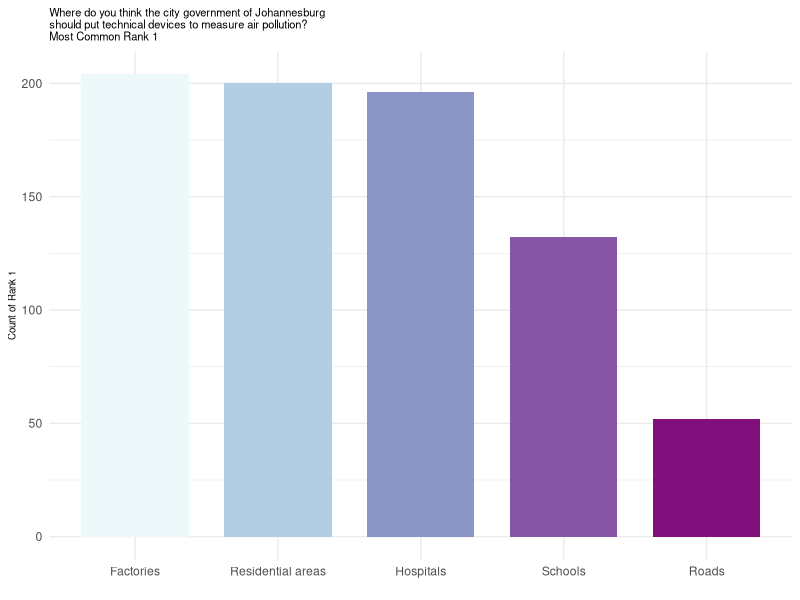
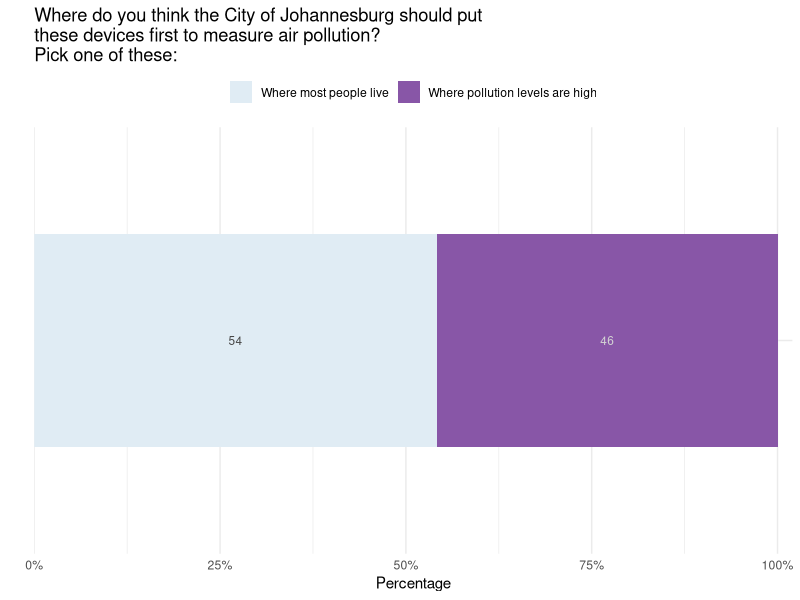
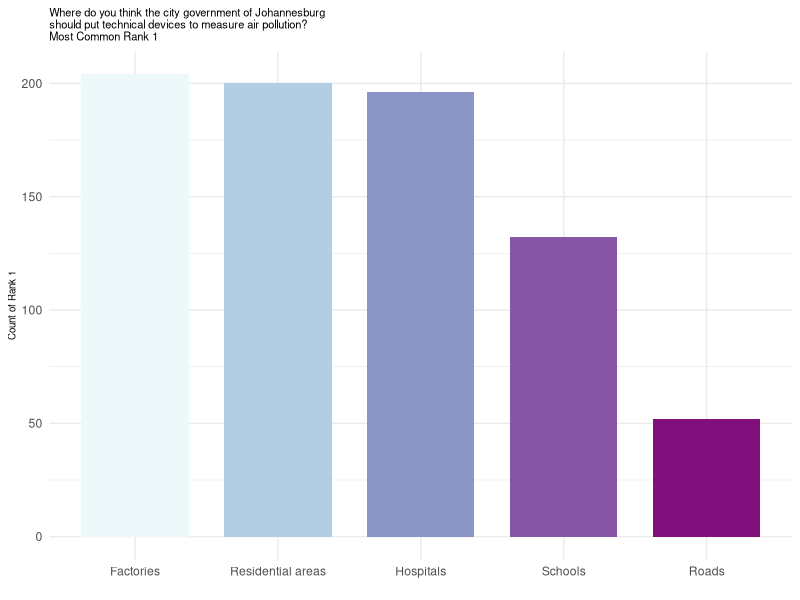
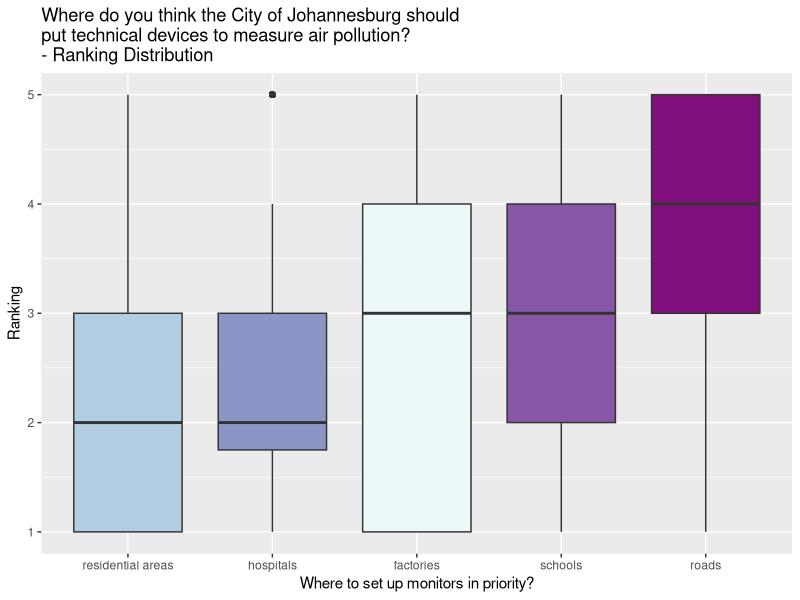
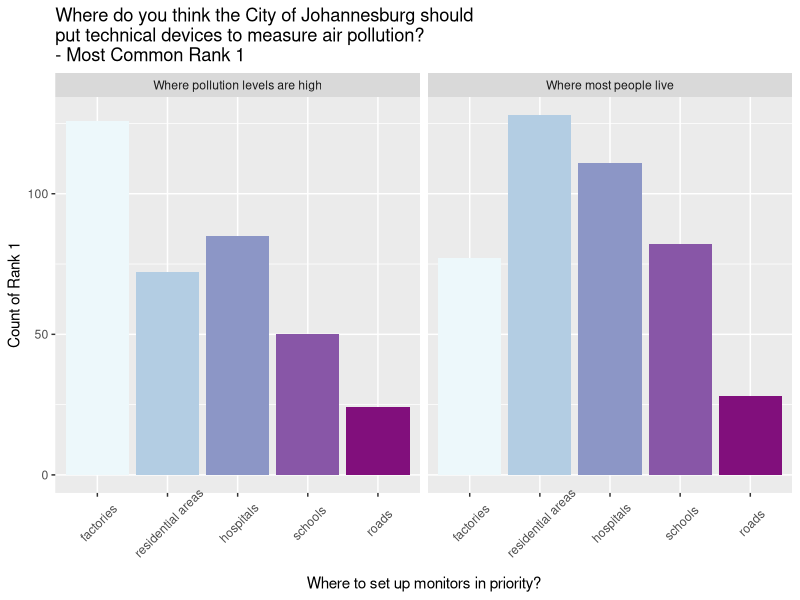
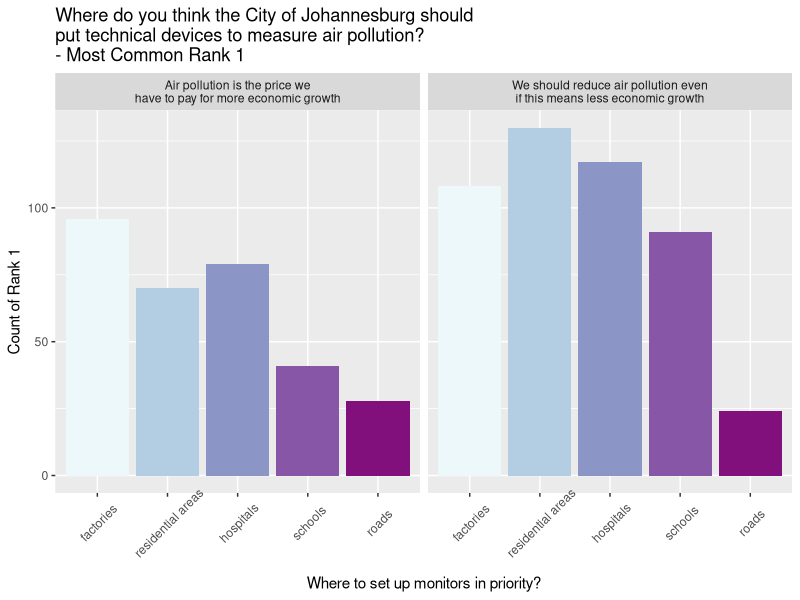
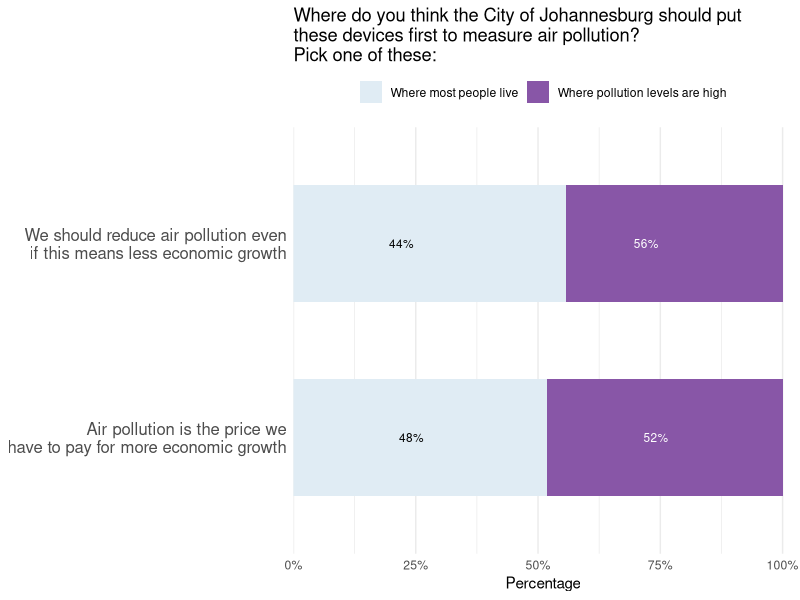

These figures' R source, in order:
## ---- chunk 1

library(tidyverse)
library(scales)
library(RColorBrewer)

## For replicability: session information 
session_info <- print(sessionInfo())

## ---- chunk 2
"%ni%" = Negate("%in%")

set.seed(123)

dataJoburg <- read.csv("data/data_joh_person_anon.csv")

## ---- chunk 3
# filter out straightlining for the policies "On days where air pollution is high..."

# Identify columns starting with "AM_GovAction_S"
gov_cols <- grep("^AM_GovAction_S", names(dataJoburg), value = TRUE)

# Calculate the row-wise standard deviation for these columns and filter out straightliners
dataJoburgFilter <- dataJoburg %>%
  mutate(gov_sd = apply(select(., all_of(gov_cols)), 1, sd, na.rm = TRUE)) %>%
  filter(gov_sd != 0) %>%
  select(-gov_sd)

# filter out sl for the effect of more monitoring "More measurements would..."

# Identify columns starting with "AM_effect"
effect_cols <- grep("^AM_effect", names(dataJoburg), value = TRUE)

# Calculate the row-wise standard deviation for these columns and filter out straightliners
dataJoburgFilter2 <- dataJoburgFilter %>%
  mutate(effect_sd = apply(select(., all_of(effect_cols)), 1, sd, na.rm = TRUE)) %>%
  filter(effect_sd != 0) %>%
  select(-effect_sd)

dataJoburg <- dataJoburgFilter2

## ---- chunk 4

## summarise
preferencePopPol <- dataJoburg %>%
  filter(!is.na(AM_priority_exposure)) %>% 
  group_by(AM_priority_exposure) %>%
  summarise(count = n(), .groups = "drop") %>%
  mutate(share = count / sum(count),
         label = round(share * 100))

## add a text color column based on concern category
preferencePopPol <- preferencePopPol %>%
  mutate(
    text_color = case_when(
      AM_priority_exposure %in% c("2") ~ "lightgrey",  # light grey text for dark fill
      TRUE ~ "grey28"  # default dark grey for lighter fills
    )
  )
  
#-------------------------------------------------------------------------------
# Plot distribution per city
#-------------------------------------------------------------------------------

## reverse ordering for the plot
preferencePopPol$AM_priority_exposure_cat <- factor(
  preferencePopPol$AM_priority_exposure,
  levels = c("2", "1"),  # reverse order
  labels = c("Where pollution levels are high", "Where most people live"),
  ordered = TRUE
)


p1 <- ggplot(preferencePopPol, aes(x = "", y = share, fill = AM_priority_exposure_cat)) +
  geom_col(width = 0.6) +             # bar height = pct
  geom_text(aes(label = label),
            position = position_stack(vjust = 0.5),
            color = preferencePopPol$text_color,
            size = 3, na.rm = TRUE) +
  coord_flip() +                      # rotate to horizontal
  scale_y_continuous(
    labels = percent_format(accuracy = 1),
    expand = expansion(mult = c(0, 0.02))
  ) +
  scale_fill_manual(values = brewer.pal(3, "BuPu")[c(1,3)],
                    limits = rev(c("Where pollution levels are high", "Where most people live")))+
  labs(
    x    = "",
    y    = "Percentage",
    fill = "Response",
    title = "Where do you think the City of Johannesburg should put\nthese devices first to measure air pollution?\nPick one of these:"
  )+
  theme_minimal()+
  theme(
    legend.position = "top",
    # axis.text = element_text(size = 19),
    # axis.title = element_text(size = 19),
    legend.title = element_blank()
    # legend.text = element_text(size = 16)
  )

ggsave(plot = p1, filename = paste("plots/tradeOffPlacement.png", sep = ""),
       dpi=600, width = 14, height = 8, units='cm')


## ---- chunk 5

data_long <- dataJoburg %>%
  pivot_longer(
    cols = starts_with("AM_priority_source"),
    names_to = "item",
    values_to = "rank"
  )

# Count the frequency of rank 1 for each item
rank1_counts <- data_long %>%
  filter(rank == 1) %>%
  count(item)

rank1_counts <- rank1_counts %>%
  mutate(item = factor(
    recode(item,
           `AM_priority_source_1` = "Roads",
           `AM_priority_source_2` = "Hospitals",
           `AM_priority_source_3` = "Schools",
           `AM_priority_source_4` = "Factories",
           `AM_priority_source_5` = "Residential areas"),
    levels = c("Factories", "Residential areas", "Hospitals", "Schools", "Roads")
  ))

# Create a bar chart of the counts
p2 <- ggplot(rank1_counts, aes(x = reorder(item, -n), y = n, fill = item)) +
  geom_col(width = 0.75) +
  labs(
    title = "Where do you think the city government of Johannesburg\nshould put technical devices to measure air pollution?\nMost Common Rank 1",
    x = "",
    y = "Count of Rank 1",
    fill = ""
  )+
  scale_fill_manual(values = brewer.pal(5, "BuPu"))+
  guides(fill="none")+
  theme_minimal()+
  theme(
  plot.title = element_text(size = 8),
  axis.title=element_text(size=7)
  )

p2

ggsave(plot = p2, filename = paste("plots/priorityPlacementRank1.png", sep = ""),
       dpi=600, width = 14, height = 11, units='cm')

data_long <- data_long %>%
  mutate(item = factor(
    recode(item,
           `AM_priority_source_1` = "roads",
           `AM_priority_source_2` = "hospitals",
           `AM_priority_source_3` = "schools",
           `AM_priority_source_4` = "factories",
           `AM_priority_source_5` = "residential areas"),
    levels = c("factories", "residential areas", "hospitals", "schools", "roads")
  ))

p3 <- ggplot(data_long, aes(x = reorder(item, rank, FUN = median, na.rm = TRUE), y = rank, fill = item)) +
  geom_boxplot() +
  labs(
    title = "Where do you think the City of Johannesburg should\nput technical devices to measure air pollution?\n- Ranking Distribution",
    x = "Where to set up monitors in priority?",
    y = "Ranking",
    fill = ""
  )+
  scale_fill_manual(values = brewer.pal(5, "BuPu"))+
  guides(fill="none")

ggsave(plot = p3, filename = paste("plots/priorityPlacementContinuous.png", sep = ""),
       dpi=600, width = 14, height = 11, units='cm')

## ---- chunk 6

data_long <- dataJoburg %>%
  pivot_longer(
    cols = starts_with("AM_priority_source"),
    names_to = "item",
    values_to = "rank"
  )

# Count the frequency of rank 1 for each item
rank1_counts <- data_long %>%
  filter(!is.na(AM_priority_exposure)) %>% 
  group_by(AM_priority_exposure) %>% 
  filter(rank == 1) %>%
  count(item)

rank1_counts <- rank1_counts %>%
  mutate(item = factor(
    recode(item,
           `AM_priority_source_1` = "roads",
           `AM_priority_source_2` = "hospitals",
           `AM_priority_source_3` = "schools",
           `AM_priority_source_4` = "factories",
           `AM_priority_source_5` = "residential areas"),
    levels = c("factories", "residential areas", "hospitals", "schools", "roads")
  ))

rank1_counts$AM_priority_exposure_cat <- factor(
  rank1_counts$AM_priority_exposure,
  levels = c("2", "1"),  # reverse order
  labels = c("Where pollution levels are high", "Where most people live"),
  ordered = TRUE
)


# Create a bar chart of the counts
p4 <- ggplot(rank1_counts, aes(x = reorder(item, -n), y = n, fill = item)) +
  geom_col() +
  labs(
    title = "Where do you think the City of Johannesburg should\nput technical devices to measure air pollution?\n- Most Common Rank 1",
    x = "Where to set up monitors in priority?",
    y = "Count of Rank 1",
    fill = ""
  )+
  scale_fill_manual(values = brewer.pal(5, "BuPu"))+
  facet_wrap(~AM_priority_exposure_cat)+
  theme(axis.text.x = element_text(angle = 45, vjust = 0.7))+
  guides(fill="none")

ggsave(plot = p4, filename = paste("plots/priorityPlacementRank1_interaction.png", sep = ""),
       dpi=600, width = 17, height = 13, units='cm')


## ---- chunk 7

data_long <- dataJoburg %>%
  pivot_longer(
    cols = starts_with("AM_priority_source"),
    names_to = "item",
    values_to = "rank"
  )

# Count the frequency of rank 1 for each item
rank1_counts <- data_long %>%
  filter(!is.na(envir_tradeoff)) %>% 
  group_by(envir_tradeoff) %>% 
  filter(rank == 1) %>%
  count(item)

rank1_counts <- rank1_counts %>%
  mutate(item = factor(
    recode(item,
           `AM_priority_source_1` = "roads",
           `AM_priority_source_2` = "hospitals",
           `AM_priority_source_3` = "schools",
           `AM_priority_source_4` = "factories",
           `AM_priority_source_5` = "residential areas"),
    levels = c("factories", "residential areas", "hospitals", "schools", "roads")
  ))

rank1_counts$envir_tradeoff_cat <- factor(
  rank1_counts$envir_tradeoff,
  levels = c("2", "1"),  # reverse order
  labels = c("Air pollution is the price we\nhave to pay for more economic growth", "We should reduce air pollution even\nif this means less economic growth"),
  ordered = TRUE
)


# Create a bar chart of the counts
p5 <- ggplot(rank1_counts, aes(x = reorder(item, -n), y = n, fill = item)) +
  geom_col() +
  labs(
    title = "Where do you think the City of Johannesburg should\nput technical devices to measure air pollution?\n- Most Common Rank 1",
    x = "Where to set up monitors in priority?",
    y = "Count of Rank 1",
    fill = ""
  )+
  scale_fill_manual(values = brewer.pal(5, "BuPu"))+
  facet_wrap(~envir_tradeoff_cat)+
  theme(axis.text.x = element_text(angle = 45, vjust = 0.7))+
  guides(fill="none")

ggsave(plot = p5, filename = paste("plots/priorityPlacementRank1_interactionTradeoff.png", sep = ""),
       dpi=600, width = 17, height = 13, units='cm')

## ---- chunk 8

dataJoburg_temp <- dataJoburg %>% 
  filter(!is.na(AM_priority_exposure))

dataJoburg_temp$envir_tradeoff_cat <- factor(
  dataJoburg_temp$envir_tradeoff,
  levels = c("2", "1"),  # reverse order
  labels = c("Air pollution is the price we\nhave to pay for more economic growth", "We should reduce air pollution even\nif this means less economic growth"),
  ordered = TRUE
)

dataJoburg_temp$AM_priority_exposure_cat <- factor(
  dataJoburg_temp$AM_priority_exposure,
  levels = c("2", "1"),  # reverse order
  labels = c("Where pollution levels are high", "Where most people live"),
  ordered = TRUE
)

table(dataJoburg_temp$envir_tradeoff_cat)
table(dataJoburg_temp$AM_priority_exposure_cat)

table(dataJoburg_temp$AM_priority_exposure_cat, dataJoburg_temp$envir_tradeoff_cat)

summary_df <- dataJoburg_temp %>%
  count(envir_tradeoff_cat, AM_priority_exposure_cat) %>%
  group_by(envir_tradeoff_cat) %>%
  mutate(
    share  = n / sum(n),
    # cumulative top of each segment
    y_max  = cumsum(share),
    # bottom of each segment
    y_min  = y_max - share,
    # middle of each segment
    y_mid  = y_min + share / 2,
    label  = percent(share, accuracy = 1),
    text_color = ifelse(share > 0.5, "white", "black")
  ) %>%
  ungroup()

# 2. Plot: one horizontal stacked bar per trade‐off category
p6 <- ggplot(summary_df,
       aes(x = envir_tradeoff_cat,
           y = share,
           fill = AM_priority_exposure_cat)) +
  geom_col(width = 0.6) +
  geom_text(
    aes(y = y_mid,
        label = label,
        color = text_color),
    size = 3,
    na.rm = TRUE
  ) +
  coord_flip() +  # horizontal bars
  scale_y_continuous(
    labels = percent_format(accuracy = 1),
    expand = expansion(mult = c(0, 0.02))
  ) +
  scale_fill_manual(
    values = brewer.pal(3, "BuPu")[c(1, 3)],
    limits = rev(levels(dataJoburg_temp$AM_priority_exposure_cat))
  ) +
  scale_color_identity() +  # use the precomputed text_color
  labs(
    x     = NULL,
    y     = "Percentage",
    fill  = "Response",
    title = paste0(
      "Where do you think the City of Johannesburg should put\n",
      "these devices first to measure air pollution?\nPick one of these:"
    )
  ) +
  theme_minimal() +
  theme(
    legend.position  = "top",
    legend.title     = element_blank(),
    axis.text.y      = element_text(size = 12),
    panel.grid.major.y = element_blank()
  )

ggsave(plot = p6, filename = paste("plots/interactionTradeoffS.png", sep = ""),
       dpi=600, width = 17, height = 13, units='cm')

